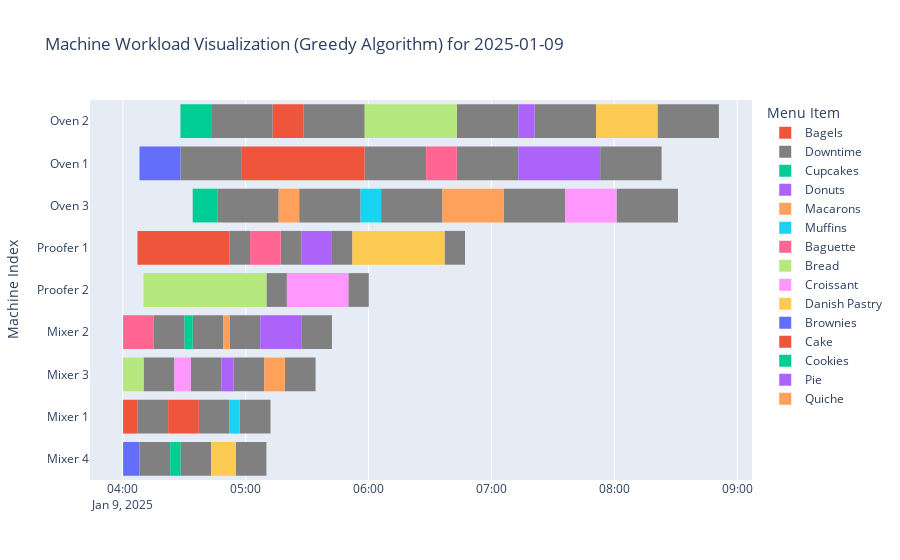
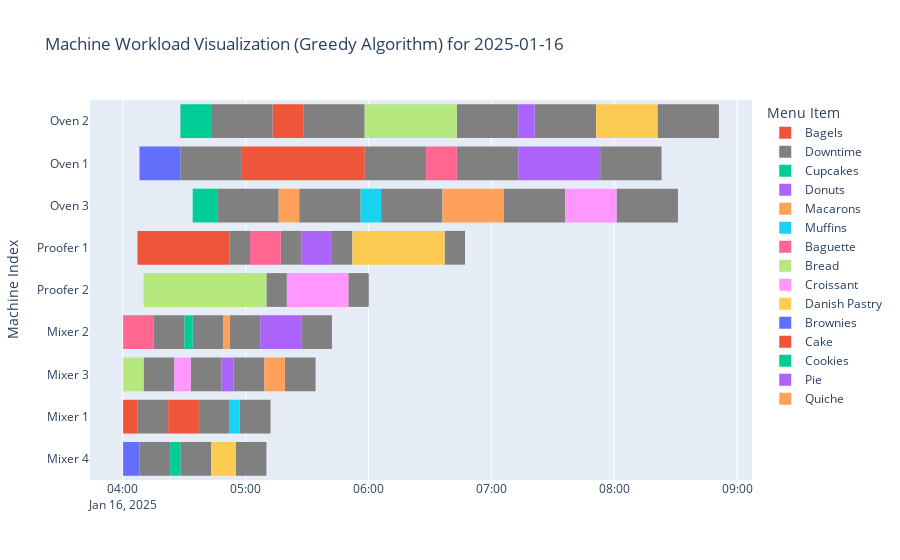

The notebook cell these images were saved under, in order:
### Markdown cell above
#Greedy Algorithm

### Code cell
from datetime import datetime, timedelta
import pandas as pd
import random
from collections import defaultdict
import heapq
import plotly.express as px

# FINAL FINAL FINAL FINAL FINAL AAAAAAAAAAAAAAAAAAAAAAAAAAAAAAAAAAAAAAAAAAAAAAAAAAAAAAAAAAAAAAAAAAAAAAAAAAAAAAAAAAAAAAAAAAAAA
# Define divisions - set menu items 
divisions = {
    "Baking": ["Bread", "Croissant", "Danish Pastry", "Baguette"],
    "Pastry": ["Cake", "Pie", "Cookies", "Brownies"],
    "Confectionery": ["Macarons", "Cupcakes", "Muffins", "Donuts", "Bagels"],
    "Butchery": ["Quiche"]
}

# Define total available machinery
total_machinery = {
    "Mixer": 4,
    "Proofer": 2,
    "Oven": 3
}

# Define unit times for each machine and item (in minutes)
unit_times = {
    "Mixer": {
        "Bread": 10,
        "Croissant": 8,
        "Danish Pastry": 12,
        "Cake": 15,
        "Pie": 20,
        "Cookies": 5,
        "Brownies": 8,
        "Macarons": 3,
        "Cupcakes": 4,
        "Muffins": 5,
        "Donuts": 6,
        "Bagels": 7,
        "Quiche": 10,
        "Baguette": 15
    },
    "Oven": {
        "Bread": 45,
        "Croissant": 25,
        "Danish Pastry": 30,
        "Cake": 60,
        "Pie": 40,
        "Cookies": 15,
        "Brownies": 20,
        "Macarons": 10,
        "Cupcakes": 12,
        "Muffins": 10,
        "Donuts": 8,
        "Bagels": 15,
        "Quiche": 30,
        "Baguette": 15
    },
    "Proofer": {
        "Bread": 60,
        "Croissant": 30,
        "Danish Pastry": 45,
        "Cake": 0,
        "Pie": 0,
        "Cookies": 0,
        "Brownies": 0,
        "Macarons": 0,
        "Cupcakes": 0,
        "Muffins": 0,
        "Donuts": 15,
        "Bagels": 45,
        "Quiche": 0,
        "Baguette": 15
    }
}

# Define machine downtime (in minutes)
downtime = {
    "Mixer": 15,
    "Oven": 30,
    "Proofer": 10,
}

def get_special_menu_input():
    special_items = []
    while True:
        item_name = input("Enter special menu item (type 'done' to finish): ")
        if item_name.lower() == "done":
            break

        print("Enter Division Responsible for this Menu item:")
        for i, division_name in enumerate(divisions.keys(), 1):  # Print divisions with numbers
            print(f"{i}. {division_name}")

        try:
            division_choice = int(input("Choose a division (1-4): "))
            if division_choice not in range(1, len(divisions) + 1):  # Check against valid range
                print("Invalid division. Please enter a valid division.")
                continue
            division = list(divisions.keys())[division_choice - 1]  # Get division name by index
        except (ValueError, IndexError):
            print("Invalid input. Please enter a number between 1 and 4.")
            continue

        processing_times = {}
        for machine in total_machinery.keys():
            try:
                processing_time = int(input(f"Enter processing time for {machine} in minutes: "))
                if processing_time < 0:
                    raise ValueError
                processing_times[machine] = processing_time
            except ValueError:
                print("Invalid input. Please enter a valid positive number.")
                continue

        special_items.append({
            "name": item_name,
            "division": division,
            "processing_times": processing_times
        })

    return special_items


def schedule_tasks(date, special_items_input):
    """Schedules tasks for a given date, considering shared machinery, enforcing machine order for all divisions, including machine downtime, and minimizing unnecessary waiting."""
    schedule = defaultdict(lambda: defaultdict(list))
    start_time = datetime.combine(date.date(), datetime.now().replace(hour=4, minute=0).time())

    # Initialize machine_times with tuples of (time, machine_index)
    machine_times = {machine: [(start_time, i) for i in range(total_machinery[machine])] for machine in total_machinery}

    # Convert to heaps
    for machine in machine_times:
        heapq.heapify(machine_times[machine])

    machine_order = ["Mixer", "Proofer", "Oven"]  # Define the machine order

    # Create a dictionary to store tasks for each item
    item_tasks = defaultdict(list)
    for division_name, division_items in divisions.items():
        all_items = division_items + [f"Special: {item['name']}" for item in special_items_input if item['division'] == division_name]
        for item in all_items:
            item_name = item if not item.startswith("Special: ") else item[9:]
            processing_time = {machine: unit_times[machine].get(item_name, 0) for machine in machine_order}
            if "Special: " in item:
                special_item = next((i for i in special_items_input if i["name"] == item_name), None)
                if special_item:
                    processing_time.update(special_item["processing_times"])
            for i, machine in enumerate(machine_order):
                if processing_time[machine] > 0:
                    item_tasks[item].append((division_name, machine, processing_time[machine]))  # Store tasks for each item

    task_queue = []  # Initialize an empty task queue

    # Initially add the first task for each item to the queue
    for item, tasks in item_tasks.items():
        task_queue.append((start_time, item, tasks[0][0], tasks[0][1], 0))  # Add first task for each item

    heapq.heapify(task_queue)  # Sort task queue initially ------- INITIAL TASK QUEUE INDEPENDENT

    # Initialize a dictionary to track machine usage
    machine_index_used = {machine: [False] * total_machinery[machine] for machine in total_machinery}

    while task_queue:
        task_time, item, division_name, machine, task_index = heapq.heappop(task_queue)

        # Find the earliest available machine of this type
        machine_available_time, machine_index = heapq.heappop(machine_times[machine])

        # Apply downtime if the machine has been used BEFORE this task
        if machine_index_used[machine][machine_index]:
            task_start_time = max(task_time, machine_available_time + timedelta(minutes=downtime[machine]))
        else:
            task_start_time = max(task_time, machine_available_time)
        #Mark Current Machine as Used
        machine_index_used[machine][machine_index] = True



        # Schedule the task
        schedule[division_name][machine].append((task_start_time, item, machine_index + 1))

        # Update machine availability, incorporating processing time and downtime
        task_completion_time = task_start_time + timedelta(minutes=item_tasks[item][task_index][2]) # task completion time WITHOUT downtime

        #Calculate: downtime START
        downtime_start_time = task_completion_time

        # Add downtime to machine availability for next task on this machine.
        
        heapq.heappush(machine_times[machine], # biang kerok 
                       (downtime_start_time, machine_index))  # Update machine_times with downtime

        # Add the next task for this item to the queue, if any
        next_task_index = task_index + 1
        if next_task_index < len(item_tasks[item]):
            next_task = item_tasks[item][next_task_index]
            # task_time for next task is the completion time of the current task WITHOUT downtime
            next_task_time = task_completion_time  # Use completion time without downtime here
            task_queue.append((next_task_time, item, next_task[0], next_task[1], next_task_index))

        heapq.heapify(task_queue)  # Sort task queue after adding each task

    return schedule

def print_schedule(schedule, date):
    """Prints the schedule for a given date."""
    print(f"\nSchedule for {date.strftime('%Y-%m-%d')}:")
    for division, machines in schedule.items():
        print(f"  {division}:")
        for machine, tasks in machines.items():
            print(f"    {machine}:")
            for task_time, item, machine_number in tasks:
                print(f"      - {task_time.strftime('%H:%M')}: {item} (Machine {machine_number})")


def create_gantt_chart(schedule, date):
    """
    Creates a Gantt chart from the schedule_tasks output, including downtime in red.

    Args:
        schedule (dict): The output from schedule_tasks.
        date (datetime): The date for which the schedule is generated.
    """
    df = []

    for division, machines in schedule.items():
        for machine, tasks in machines.items():
            for task_time, item, machine_number in tasks:
                # Calculate the finish time based on unit_times
                finish_time = task_time + timedelta(minutes=unit_times.get(machine, {}).get(item, 0))

                # Append tasks to the DataFrame
                df.append(dict(
                    Machine=f"{machine} {machine_number}",
                    Start=task_time,
                    Finish=finish_time,
                    Item=item,
                    Type="Task"  # Add a 'Type' column to distinguish between tasks and downtime
                ))

                # Add downtime after the task
                df.append(dict(
                    Machine=f"{machine} {machine_number}",
                    Start=finish_time,
                    Finish=finish_time + timedelta(minutes=downtime[machine]),
                    Item="Downtime",
                    Type="Downtime"  # Add a 'Type' column to distinguish between tasks and downtime
                ))

    # Convert to DataFrame
    df = pd.DataFrame(df)

    # Ensure Start and Finish are datetime objects
    df['Start'] = pd.to_datetime(df['Start'])
    df['Finish'] = pd.to_datetime(df['Finish'])

    # Create the Gantt chart using Plotly Express
    # Define the colors for tasks and downtime
    color_map = {"Downtime": "grey"}  # Set downtime color to black

    fig = px.timeline(df, x_start="Start", x_end="Finish", y="Machine", color="Item",
                      color_discrete_map=color_map,
                      title=f"Machine Workload Visualization (Greedy Algorithm) for {date.strftime('%Y-%m-%d')}",
                      labels={"Item": "Menu Item", "Machine": "Machine Index"})
    # Update layout for better visibility
    fig.update_yaxes(categoryorder="total ascending")
    fig.update_traces(marker=dict(line=dict(width=0)))

    fig.show()

# Example usage
today = datetime.now()
next_week = today + timedelta(days=7)

special_items_input = get_special_menu_input()

for date in [today, next_week]:
    schedule = schedule_tasks(date, special_items_input)
    create_gantt_chart(schedule, date)

### Figure 1 — Plotly figure (JSON) as saved in the notebook; plotly's stock layout.template omitted (floating-point values rounded to 4 significant figures)
{"data": [{"alignmentgroup": "True", "base": ["2025-01-09T04:00:05.976326", "2025-01-09T04:07:05.976326", "2025-01-09T05:13:05.976326"], "hovertemplate": "Menu Item=Bagels<br>Start=%{base}<br>Finish=%{x}<br>Machine Index=%{y}<extra></extra>", "legendgroup": "Bagels", "marker": {"color": "#EF553B", "line": {"width": 0}, "pattern": {"shape": ""}}, "name": "Bagels", "offsetgroup": "Bagels", "orientation": "h", "showlegend": true, "textposition": "auto", "type": "bar", "x": [420000, 2700000, 900000], "xaxis": "x", "y": ["Mixer 1", "Proofer 1", "Oven 2"], "yaxis": "y"}, {"alignmentgroup": "True", "base": ["2025-01-09T04:07:05.976326", "2025-01-09T04:34:05.976326", "2025-01-09T04:54:05.976326", "2025-01-09T04:52:05.976326", "2025-01-09T04:57:05.976326", "2025-01-09T04:52:05.976326", "2025-01-09T05:42:05.976326", "2025-01-09T04:46:05.976326", "2025-01-09T05:28:05.976326", "2025-01-09T05:26:05.976326", "2025-01-09T06:06:05.976326", "2025-01-09T07:21:05.976326", "2025-01-09T04:15:05.976326", "2025-01-09T04:10:05.976326", "2025-01-09T04:33:05.976326", "2025-01-09T04:55:05.976326", "2025-01-09T05:10:05.976326", "2025-01-09T05:17:05.976326", "2025-01-09T05:50:05.976326", "2025-01-09T06:37:05.976326", "2025-01-09T06:43:05.976326", "2025-01-09T06:43:05.976326", "2025-01-09T08:01:05.976326", "2025-01-09T08:21:05.976326", "2025-01-09T04:08:05.976326", "2025-01-09T04:37:05.976326", "2025-01-09T04:28:05.976326", "2025-01-09T05:27:05.976326", "2025-01-09T04:28:05.976326", "2025-01-09T04:43:05.976326", "2025-01-09T05:58:05.976326", "2025-01-09T07:53:05.976326", "2025-01-09T05:19:05.976326", "2025-01-09T07:06:05.976326"], "hovertemplate": "Menu Item=Downtime<br>Start=%{base}<br>Finish=%{x}<br>Machine Index=%{y}<extra></extra>", "legendgroup": "Downtime", "marker": {"color": "grey", "line": {"width": 0}, "pattern": {"shape": ""}}, "name": "Downtime", "offsetgroup": "Downtime", "orientation": "h", "showlegend": true, "textposition": "auto", "type": "bar", "x": [900000, 900000, 900000, 900000, 900000, 600000, 600000, 1800000, 1800000, 1800000, 1800000, 1800000, 900000, 900000, 900000, 900000, 600000, 600000, 600000, 600000, 1800000, 1800000, 1800000, 1800000, 900000, 900000, 900000, 900000, 1800000, 1800000, 1800000, 1800000, 900000, 1800000], "xaxis": "x", "y": ["Mixer 1", "Mixer 2", "Mixer 3", "Mixer 2", "Mixer 1", "Proofer 1", "Proofer 1", "Oven 3", "Oven 2", "Oven 3", "Oven 3", "Oven 2", "Mixer 2", "Mixer 3", "Mixer 3", "Mixer 4", "Proofer 2", "Proofer 1", "Proofer 2", "Proofer 1", "Oven 2", "Oven 1", "Oven 3", "Oven 2", "Mixer 4", "Mixer 1", "Mixer 4", "Mixer 2", "Oven 1", "Oven 2", "Oven 1", "Oven 1", "Mixer 3", "Oven 3"], "yaxis": "y"}, {"alignmentgroup": "True", "base": ["2025-01-09T04:30:05.976326", "2025-01-09T04:34:05.976326"], "hovertemplate": "Menu Item=Cupcakes<br>Start=%{base}<br>Finish=%{x}<br>Machine Index=%{y}<extra></extra>", "legendgroup": "Cupcakes", "marker": {"color": "#00cc96", "line": {"width": 0}, "pattern": {"shape": ""}}, "name": "Cupcakes", "offsetgroup": "Cupcakes", "orientation": "h", "showlegend": true, "textposition": "auto", "type": "bar", "x": [240000, 720000], "xaxis": "x", "y": ["Mixer 2", "Oven 3"], "yaxis": "y"}, {"alignmentgroup": "True", "base": ["2025-01-09T04:48:05.976326", "2025-01-09T05:27:05.976326", "2025-01-09T07:13:05.976326"], "hovertemplate": "Menu Item=Donuts<br>Start=%{base}<br>Finish=%{x}<br>Machine Index=%{y}<extra></extra>", "legendgroup": "Donuts", "marker": {"color": "#ab63fa", "line": {"width": 0}, "pattern": {"shape": ""}}, "name": "Donuts", "offsetgroup": "Donuts", "orientation": "h", "showlegend": true, "textposition": "auto", "type": "bar", "x": [360000, 900000, 480000], "xaxis": "x", "y": ["Mixer 3", "Proofer 1", "Oven 2"], "yaxis": "y"}, {"alignmentgroup": "True", "base": ["2025-01-09T04:49:05.976326", "2025-01-09T05:16:05.976326"], "hovertemplate": "Menu Item=Macarons<br>Start=%{base}<br>Finish=%{x}<br>Machine Index=%{y}<extra></extra>", "legendgroup": "Macarons", "marker": {"color": "#FFA15A", "line": {"width": 0}, "pattern": {"shape": ""}}, "name": "Macarons", "offsetgroup": "Macarons", "orientation": "h", "showlegend": true, "textposition": "auto", "type": "bar", "x": [180000, 600000], "xaxis": "x", "y": ["Mixer 2", "Oven 3"], "yaxis": "y"}, {"alignmentgroup": "True", "base": ["2025-01-09T04:52:05.976326", "2025-01-09T05:56:05.976326"], "hovertemplate": "Menu Item=Muffins<br>Start=%{base}<br>Finish=%{x}<br>Machine Index=%{y}<extra></extra>", "legendgroup": "Muffins", "marker": {"color": "#19d3f3", "line": {"width": 0}, "pattern": {"shape": ""}}, "name": "Muffins", "offsetgroup": "Muffins", "orientation": "h", "showlegend": true, "textposition": "auto", "type": "bar", "x": [300000, 600000], "xaxis": "x", "y": ["Mixer 1", "Oven 3"], "yaxis": "y"}, {"alignmentgroup": "True", "base": ["2025-01-09T04:00:05.976326", "2025-01-09T05:02:05.976326", "2025-01-09T06:28:05.976326"], "hovertemplate": "Menu Item=Baguette<br>Start=%{base}<br>Finish=%{x}<br>Machine Index=%{y}<extra></extra>", "legendgroup": "Baguette", "marker": {"color": "#FF6692", "line": {"width": 0}, "pattern": {"shape": ""}}, "name": "Baguette", "offsetgroup": "Baguette", "orientation": "h", "showlegend": true, "textposition": "auto", "type": "bar", "x": [900000, 900000, 900000], "xaxis": "x", "y": ["Mixer 2", "Proofer 1", "Oven 1"], "yaxis": "y"}, {"alignmentgroup": "True", "base": ["2025-01-09T04:00:05.976326", "2025-01-09T04:10:05.976326", "2025-01-09T05:58:05.976326"], "hovertemplate": "Menu Item=Bread<br>Start=%{base}<br>Finish=%{x}<br>Machine Index=%{y}<extra></extra>", "legendgroup": "Bread", "marker": {"color": "#B6E880", "line": {"width": 0}, "pattern": {"shape": ""}}, "name": "Bread", "offsetgroup": "Bread", "orientation": "h", "showlegend": true, "textposition": "auto", "type": "bar", "x": [600000, 3600000, 2700000], "xaxis": "x", "y": ["Mixer 3", "Proofer 2", "Oven 2"], "yaxis": "y"}, {"alignmentgroup": "True", "base": ["2025-01-09T04:25:05.976326", "2025-01-09T05:20:05.976326", "2025-01-09T07:36:05.976326"], "hovertemplate": "Menu Item=Croissant<br>Start=%{base}<br>Finish=%{x}<br>Machine Index=%{y}<extra></extra>", "legendgroup": "Croissant", "marker": {"color": "#FF97FF", "line": {"width": 0}, "pattern": {"shape": ""}}, "name": "Croissant", "offsetgroup": "Croissant", "orientation": "h", "showlegend": true, "textposition": "auto", "type": "bar", "x": [480000, 1800000, 1500000], "xaxis": "x", "y": ["Mixer 3", "Proofer 2", "Oven 3"], "yaxis": "y"}, {"alignmentgroup": "True", "base": ["2025-01-09T04:43:05.976326", "2025-01-09T05:52:05.976326", "2025-01-09T07:51:05.976326"], "hovertemplate": "Menu Item=Danish Pastry<br>Start=%{base}<br>Finish=%{x}<br>Machine Index=%{y}<extra></extra>", "legendgroup": "Danish Pastry", "marker": {"color": "#FECB52", "line": {"width": 0}, "pattern": {"shape": ""}}, "name": "Danish Pastry", "offsetgroup": "Danish Pastry", "orientation": "h", "showlegend": true, "textposition": "auto", "type": "bar", "x": [720000, 2700000, 1800000], "xaxis": "x", "y": ["Mixer 4", "Proofer 1", "Oven 2"], "yaxis": "y"}, {"alignmentgroup": "True", "base": ["2025-01-09T04:00:05.976326", "2025-01-09T04:08:05.976326"], "hovertemplate": "Menu Item=Brownies<br>Start=%{base}<br>Finish=%{x}<br>Machine Index=%{y}<extra></extra>", "legendgroup": "Brownies", "marker": {"color": "#636efa", "line": {"width": 0}, "pattern": {"shape": ""}}, "name": "Brownies", "offsetgroup": "Brownies", "orientation": "h", "showlegend": true, "textposition": "auto", "type": "bar", "x": [480000, 1200000], "xaxis": "x", "y": ["Mixer 4", "Oven 1"], "yaxis": "y"}, {"alignmentgroup": "True", "base": ["2025-01-09T04:22:05.976326", "2025-01-09T04:58:05.976326"], "hovertemplate": "Menu Item=Cake<br>Start=%{base}<br>Finish=%{x}<br>Machine Index=%{y}<extra></extra>", "legendgroup": "Cake", "marker": {"color": "#EF553B", "line": {"width": 0}, "pattern": {"shape": ""}}, "name": "Cake", "offsetgroup": "Cake", "orientation": "h", "showlegend": true, "textposition": "auto", "type": "bar", "x": [900000, 3600000], "xaxis": "x", "y": ["Mixer 1", "Oven 1"], "yaxis": "y"}, {"alignmentgroup": "True", "base": ["2025-01-09T04:23:05.976326", "2025-01-09T04:28:05.976326"], "hovertemplate": "Menu Item=Cookies<br>Start=%{base}<br>Finish=%{x}<br>Machine Index=%{y}<extra></extra>", "legendgroup": "Cookies", "marker": {"color": "#00cc96", "line": {"width": 0}, "pattern": {"shape": ""}}, "name": "Cookies", "offsetgroup": "Cookies", "orientation": "h", "showlegend": true, "textposition": "auto", "type": "bar", "x": [300000, 900000], "xaxis": "x", "y": ["Mixer 4", "Oven 2"], "yaxis": "y"}, {"alignmentgroup": "True", "base": ["2025-01-09T05:07:05.976326", "2025-01-09T07:13:05.976326"], "hovertemplate": "Menu Item=Pie<br>Start=%{base}<br>Finish=%{x}<br>Machine Index=%{y}<extra></extra>", "legendgroup": "Pie", "marker": {"color": "#ab63fa", "line": {"width": 0}, "pattern": {"shape": ""}}, "name": "Pie", "offsetgroup": "Pie", "orientation": "h", "showlegend": true, "textposition": "auto", "type": "bar", "x": [1200000, 2400000], "xaxis": "x", "y": ["Mixer 2", "Oven 1"], "yaxis": "y"}, {"alignmentgroup": "True", "base": ["2025-01-09T05:09:05.976326", "2025-01-09T06:36:05.976326"], "hovertemplate": "Menu Item=Quiche<br>Start=%{base}<br>Finish=%{x}<br>Machine Index=%{y}<extra></extra>", "legendgroup": "Quiche", "marker": {"color": "#FFA15A", "line": {"width": 0}, "pattern": {"shape": ""}}, "name": "Quiche", "offsetgroup": "Quiche", "orientation": "h", "showlegend": true, "textposition": "auto", "type": "bar", "x": [600000, 1800000], "xaxis": "x", "y": ["Mixer 3", "Oven 3"], "yaxis": "y"}], "layout": {"barmode": "overlay", "legend": {"title": {"text": "Menu Item"}, "tracegroupgap": 0}, "title": {"text": "Machine Workload Visualization (Greedy Algorithm) for 2025-01-09"}, "xaxis": {"anchor": "y", "domain": [0, 1], "type": "date"}, "yaxis": {"anchor": "x", "categoryorder": "total ascending", "domain": [0, 1], "title": {"text": "Machine Index"}}}}

### Figure 2 — Plotly figure (JSON) as saved in the notebook; plotly's stock layout.template omitted (floating-point values rounded to 4 significant figures)
{"data": [{"alignmentgroup": "True", "base": ["2025-01-16T04:00:08.508237", "2025-01-16T04:07:08.508237", "2025-01-16T05:13:08.508237"], "hovertemplate": "Menu Item=Bagels<br>Start=%{base}<br>Finish=%{x}<br>Machine Index=%{y}<extra></extra>", "legendgroup": "Bagels", "marker": {"color": "#EF553B", "line": {"width": 0}, "pattern": {"shape": ""}}, "name": "Bagels", "offsetgroup": "Bagels", "orientation": "h", "showlegend": true, "textposition": "auto", "type": "bar", "x": [420000, 2700000, 900000], "xaxis": "x", "y": ["Mixer 1", "Proofer 1", "Oven 2"], "yaxis": "y"}, {"alignmentgroup": "True", "base": ["2025-01-16T04:07:08.508237", "2025-01-16T04:34:08.508237", "2025-01-16T04:54:08.508237", "2025-01-16T04:52:08.508237", "2025-01-16T04:57:08.508237", "2025-01-16T04:52:08.508237", "2025-01-16T05:42:08.508237", "2025-01-16T04:46:08.508237", "2025-01-16T05:28:08.508237", "2025-01-16T05:26:08.508237", "2025-01-16T06:06:08.508237", "2025-01-16T07:21:08.508237", "2025-01-16T04:15:08.508237", "2025-01-16T04:10:08.508237", "2025-01-16T04:33:08.508237", "2025-01-16T04:55:08.508237", "2025-01-16T05:10:08.508237", "2025-01-16T05:17:08.508237", "2025-01-16T05:50:08.508237", "2025-01-16T06:37:08.508237", "2025-01-16T06:43:08.508237", "2025-01-16T06:43:08.508237", "2025-01-16T08:01:08.508237", "2025-01-16T08:21:08.508237", "2025-01-16T04:08:08.508237", "2025-01-16T04:37:08.508237", "2025-01-16T04:28:08.508237", "2025-01-16T05:27:08.508237", "2025-01-16T04:28:08.508237", "2025-01-16T04:43:08.508237", "2025-01-16T05:58:08.508237", "2025-01-16T07:53:08.508237", "2025-01-16T05:19:08.508237", "2025-01-16T07:06:08.508237"], "hovertemplate": "Menu Item=Downtime<br>Start=%{base}<br>Finish=%{x}<br>Machine Index=%{y}<extra></extra>", "legendgroup": "Downtime", "marker": {"color": "grey", "line": {"width": 0}, "pattern": {"shape": ""}}, "name": "Downtime", "offsetgroup": "Downtime", "orientation": "h", "showlegend": true, "textposition": "auto", "type": "bar", "x": [900000, 900000, 900000, 900000, 900000, 600000, 600000, 1800000, 1800000, 1800000, 1800000, 1800000, 900000, 900000, 900000, 900000, 600000, 600000, 600000, 600000, 1800000, 1800000, 1800000, 1800000, 900000, 900000, 900000, 900000, 1800000, 1800000, 1800000, 1800000, 900000, 1800000], "xaxis": "x", "y": ["Mixer 1", "Mixer 2", "Mixer 3", "Mixer 2", "Mixer 1", "Proofer 1", "Proofer 1", "Oven 3", "Oven 2", "Oven 3", "Oven 3", "Oven 2", "Mixer 2", "Mixer 3", "Mixer 3", "Mixer 4", "Proofer 2", "Proofer 1", "Proofer 2", "Proofer 1", "Oven 2", "Oven 1", "Oven 3", "Oven 2", "Mixer 4", "Mixer 1", "Mixer 4", "Mixer 2", "Oven 1", "Oven 2", "Oven 1", "Oven 1", "Mixer 3", "Oven 3"], "yaxis": "y"}, {"alignmentgroup": "True", "base": ["2025-01-16T04:30:08.508237", "2025-01-16T04:34:08.508237"], "hovertemplate": "Menu Item=Cupcakes<br>Start=%{base}<br>Finish=%{x}<br>Machine Index=%{y}<extra></extra>", "legendgroup": "Cupcakes", "marker": {"color": "#00cc96", "line": {"width": 0}, "pattern": {"shape": ""}}, "name": "Cupcakes", "offsetgroup": "Cupcakes", "orientation": "h", "showlegend": true, "textposition": "auto", "type": "bar", "x": [240000, 720000], "xaxis": "x", "y": ["Mixer 2", "Oven 3"], "yaxis": "y"}, {"alignmentgroup": "True", "base": ["2025-01-16T04:48:08.508237", "2025-01-16T05:27:08.508237", "2025-01-16T07:13:08.508237"], "hovertemplate": "Menu Item=Donuts<br>Start=%{base}<br>Finish=%{x}<br>Machine Index=%{y}<extra></extra>", "legendgroup": "Donuts", "marker": {"color": "#ab63fa", "line": {"width": 0}, "pattern": {"shape": ""}}, "name": "Donuts", "offsetgroup": "Donuts", "orientation": "h", "showlegend": true, "textposition": "auto", "type": "bar", "x": [360000, 900000, 480000], "xaxis": "x", "y": ["Mixer 3", "Proofer 1", "Oven 2"], "yaxis": "y"}, {"alignmentgroup": "True", "base": ["2025-01-16T04:49:08.508237", "2025-01-16T05:16:08.508237"], "hovertemplate": "Menu Item=Macarons<br>Start=%{base}<br>Finish=%{x}<br>Machine Index=%{y}<extra></extra>", "legendgroup": "Macarons", "marker": {"color": "#FFA15A", "line": {"width": 0}, "pattern": {"shape": ""}}, "name": "Macarons", "offsetgroup": "Macarons", "orientation": "h", "showlegend": true, "textposition": "auto", "type": "bar", "x": [180000, 600000], "xaxis": "x", "y": ["Mixer 2", "Oven 3"], "yaxis": "y"}, {"alignmentgroup": "True", "base": ["2025-01-16T04:52:08.508237", "2025-01-16T05:56:08.508237"], "hovertemplate": "Menu Item=Muffins<br>Start=%{base}<br>Finish=%{x}<br>Machine Index=%{y}<extra></extra>", "legendgroup": "Muffins", "marker": {"color": "#19d3f3", "line": {"width": 0}, "pattern": {"shape": ""}}, "name": "Muffins", "offsetgroup": "Muffins", "orientation": "h", "showlegend": true, "textposition": "auto", "type": "bar", "x": [300000, 600000], "xaxis": "x", "y": ["Mixer 1", "Oven 3"], "yaxis": "y"}, {"alignmentgroup": "True", "base": ["2025-01-16T04:00:08.508237", "2025-01-16T05:02:08.508237", "2025-01-16T06:28:08.508237"], "hovertemplate": "Menu Item=Baguette<br>Start=%{base}<br>Finish=%{x}<br>Machine Index=%{y}<extra></extra>", "legendgroup": "Baguette", "marker": {"color": "#FF6692", "line": {"width": 0}, "pattern": {"shape": ""}}, "name": "Baguette", "offsetgroup": "Baguette", "orientation": "h", "showlegend": true, "textposition": "auto", "type": "bar", "x": [900000, 900000, 900000], "xaxis": "x", "y": ["Mixer 2", "Proofer 1", "Oven 1"], "yaxis": "y"}, {"alignmentgroup": "True", "base": ["2025-01-16T04:00:08.508237", "2025-01-16T04:10:08.508237", "2025-01-16T05:58:08.508237"], "hovertemplate": "Menu Item=Bread<br>Start=%{base}<br>Finish=%{x}<br>Machine Index=%{y}<extra></extra>", "legendgroup": "Bread", "marker": {"color": "#B6E880", "line": {"width": 0}, "pattern": {"shape": ""}}, "name": "Bread", "offsetgroup": "Bread", "orientation": "h", "showlegend": true, "textposition": "auto", "type": "bar", "x": [600000, 3600000, 2700000], "xaxis": "x", "y": ["Mixer 3", "Proofer 2", "Oven 2"], "yaxis": "y"}, {"alignmentgroup": "True", "base": ["2025-01-16T04:25:08.508237", "2025-01-16T05:20:08.508237", "2025-01-16T07:36:08.508237"], "hovertemplate": "Menu Item=Croissant<br>Start=%{base}<br>Finish=%{x}<br>Machine Index=%{y}<extra></extra>", "legendgroup": "Croissant", "marker": {"color": "#FF97FF", "line": {"width": 0}, "pattern": {"shape": ""}}, "name": "Croissant", "offsetgroup": "Croissant", "orientation": "h", "showlegend": true, "textposition": "auto", "type": "bar", "x": [480000, 1800000, 1500000], "xaxis": "x", "y": ["Mixer 3", "Proofer 2", "Oven 3"], "yaxis": "y"}, {"alignmentgroup": "True", "base": ["2025-01-16T04:43:08.508237", "2025-01-16T05:52:08.508237", "2025-01-16T07:51:08.508237"], "hovertemplate": "Menu Item=Danish Pastry<br>Start=%{base}<br>Finish=%{x}<br>Machine Index=%{y}<extra></extra>", "legendgroup": "Danish Pastry", "marker": {"color": "#FECB52", "line": {"width": 0}, "pattern": {"shape": ""}}, "name": "Danish Pastry", "offsetgroup": "Danish Pastry", "orientation": "h", "showlegend": true, "textposition": "auto", "type": "bar", "x": [720000, 2700000, 1800000], "xaxis": "x", "y": ["Mixer 4", "Proofer 1", "Oven 2"], "yaxis": "y"}, {"alignmentgroup": "True", "base": ["2025-01-16T04:00:08.508237", "2025-01-16T04:08:08.508237"], "hovertemplate": "Menu Item=Brownies<br>Start=%{base}<br>Finish=%{x}<br>Machine Index=%{y}<extra></extra>", "legendgroup": "Brownies", "marker": {"color": "#636efa", "line": {"width": 0}, "pattern": {"shape": ""}}, "name": "Brownies", "offsetgroup": "Brownies", "orientation": "h", "showlegend": true, "textposition": "auto", "type": "bar", "x": [480000, 1200000], "xaxis": "x", "y": ["Mixer 4", "Oven 1"], "yaxis": "y"}, {"alignmentgroup": "True", "base": ["2025-01-16T04:22:08.508237", "2025-01-16T04:58:08.508237"], "hovertemplate": "Menu Item=Cake<br>Start=%{base}<br>Finish=%{x}<br>Machine Index=%{y}<extra></extra>", "legendgroup": "Cake", "marker": {"color": "#EF553B", "line": {"width": 0}, "pattern": {"shape": ""}}, "name": "Cake", "offsetgroup": "Cake", "orientation": "h", "showlegend": true, "textposition": "auto", "type": "bar", "x": [900000, 3600000], "xaxis": "x", "y": ["Mixer 1", "Oven 1"], "yaxis": "y"}, {"alignmentgroup": "True", "base": ["2025-01-16T04:23:08.508237", "2025-01-16T04:28:08.508237"], "hovertemplate": "Menu Item=Cookies<br>Start=%{base}<br>Finish=%{x}<br>Machine Index=%{y}<extra></extra>", "legendgroup": "Cookies", "marker": {"color": "#00cc96", "line": {"width": 0}, "pattern": {"shape": ""}}, "name": "Cookies", "offsetgroup": "Cookies", "orientation": "h", "showlegend": true, "textposition": "auto", "type": "bar", "x": [300000, 900000], "xaxis": "x", "y": ["Mixer 4", "Oven 2"], "yaxis": "y"}, {"alignmentgroup": "True", "base": ["2025-01-16T05:07:08.508237", "2025-01-16T07:13:08.508237"], "hovertemplate": "Menu Item=Pie<br>Start=%{base}<br>Finish=%{x}<br>Machine Index=%{y}<extra></extra>", "legendgroup": "Pie", "marker": {"color": "#ab63fa", "line": {"width": 0}, "pattern": {"shape": ""}}, "name": "Pie", "offsetgroup": "Pie", "orientation": "h", "showlegend": true, "textposition": "auto", "type": "bar", "x": [1200000, 2400000], "xaxis": "x", "y": ["Mixer 2", "Oven 1"], "yaxis": "y"}, {"alignmentgroup": "True", "base": ["2025-01-16T05:09:08.508237", "2025-01-16T06:36:08.508237"], "hovertemplate": "Menu Item=Quiche<br>Start=%{base}<br>Finish=%{x}<br>Machine Index=%{y}<extra></extra>", "legendgroup": "Quiche", "marker": {"color": "#FFA15A", "line": {"width": 0}, "pattern": {"shape": ""}}, "name": "Quiche", "offsetgroup": "Quiche", "orientation": "h", "showlegend": true, "textposition": "auto", "type": "bar", "x": [600000, 1800000], "xaxis": "x", "y": ["Mixer 3", "Oven 3"], "yaxis": "y"}], "layout": {"barmode": "overlay", "legend": {"title": {"text": "Menu Item"}, "tracegroupgap": 0}, "title": {"text": "Machine Workload Visualization (Greedy Algorithm) for 2025-01-16"}, "xaxis": {"anchor": "y", "domain": [0, 1], "type": "date"}, "yaxis": {"anchor": "x", "categoryorder": "total ascending", "domain": [0, 1], "title": {"text": "Machine Index"}}}}
